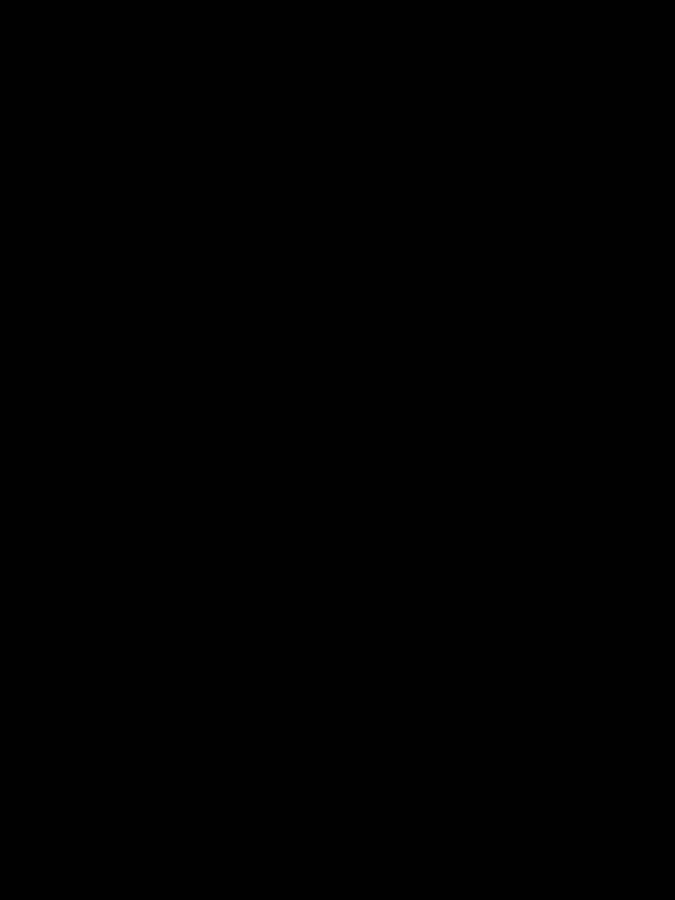
Frame 1 (no input)
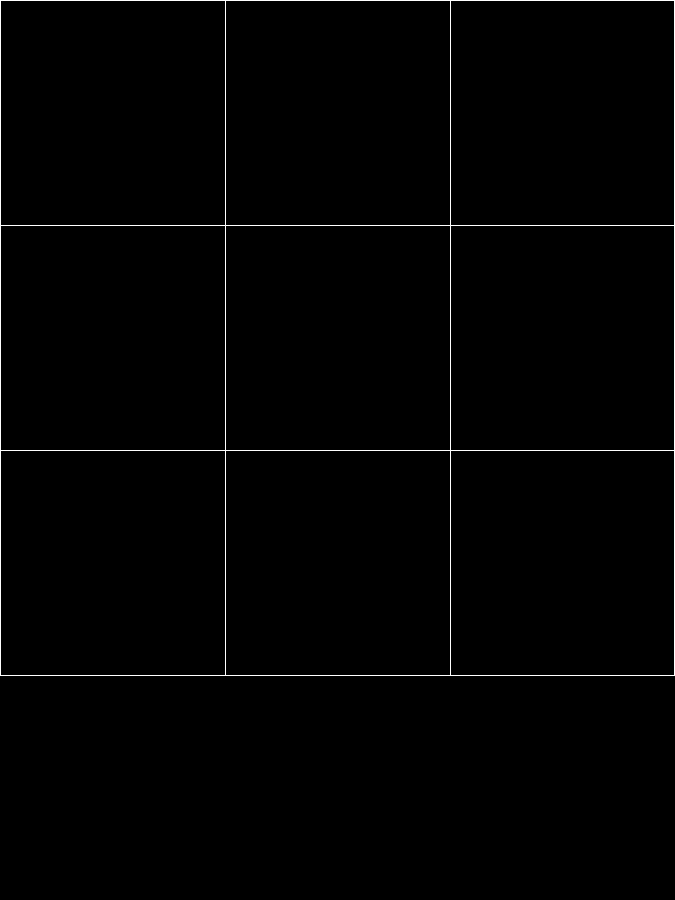
Frame 60 (the mouse pressed at the canvas centre just before this capture)
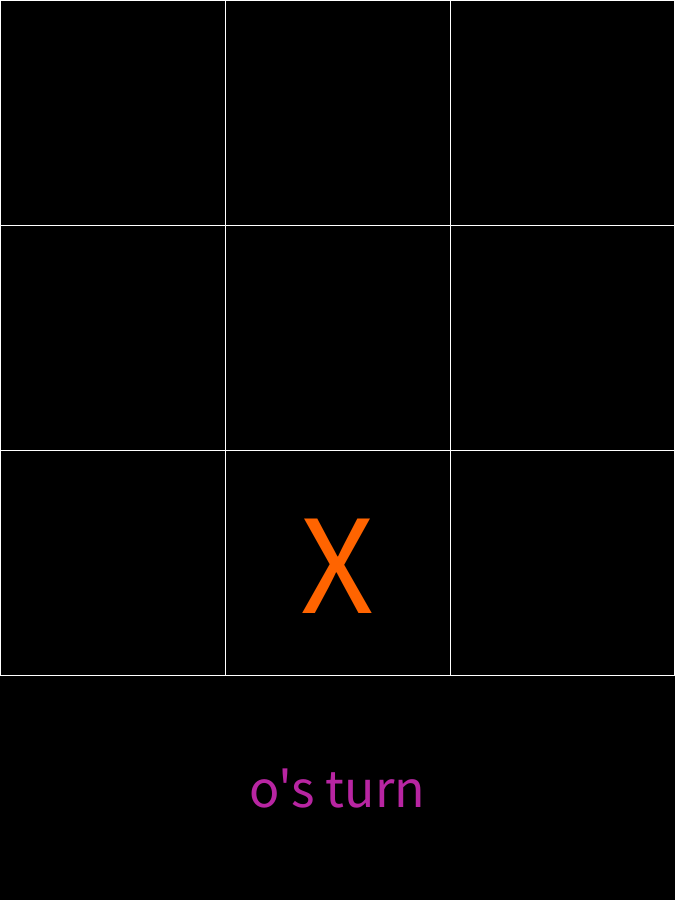
Frame 120 (the mouse held since frame 60 and released just before this capture)

The Processing sketch that drew these frames (run headless with seeded random() and noise(); from frame 60 on, the mouse is pressed at the canvas centre):

// Processing sketch: TicTacToe
// ── TicTacToe.pde
/* Program for playing tic-tac-toe. For now, everything is command line based.
   Switches between x turn and o turn. Use number keys to select where symbol
   is placed.
   -------
   |1|2|3|
   -------
   |4|5|6|
   -------
   |7|8|9|
   -------
   If it's x's turn, pressing '1' places an x in the space marked 1.
*/

//3x3 tic-tac-toe board
char[][] board = {{' ', ' ', ' '}, {' ', ' ', ' '}, {' ', ' ', ' '}};

/* winRows represents possible winning rows corresponding to each space
   i.e. board[0][1] can make a win with board[0][0] and board[0][2] 
   or with board[1][1] and board[2][1], so winRows[0][1] consists of
   {0, 0, 0, 2} and {1, 1, 2, 1}
*/
//There's probably a more efficient way to store this but idc
int[][][][] winRows = {{{{1, 0, 2, 0}, {1, 1, 2, 2}, {0, 1, 0, 2}},             //winning rows for board[0][0]
                      {{0, 0, 0, 2}, {1, 1, 2, 1}},                             //winning rows for board[0][1]
                      {{1, 2, 2, 2}, {1, 1, 2, 0}, {0, 1, 0, 0}}},              //winning rows for board[0][2]
                      {{{0, 0, 2, 0}, {1, 1, 1, 2}},                            //winning rows for board[1][0]
                      {{0, 1, 2, 1}, {1, 0, 1, 2}, {0, 0, 2, 2}, {0, 2, 2, 0}}, //winning rows for board[1][1]
                      {{0, 2, 2, 2}, {1, 0, 1, 1}}},                            //winning rows for board[1][2]
                      {{{1, 0, 0, 0}, {2, 1, 2, 2}, {1, 1, 0, 2}},              //winning rows for board[2][0]
                      {{1, 1, 0, 1}, {2, 0, 2, 2}},                             //winning rows for board[2][1]
                      {{1, 2, 0, 2}, {2, 1, 2, 0}, {1, 1, 0, 0}}}};             //winning rows for board[2][2]
                     
//used for board layout in console
String line = "\n-------\n";

//Screen Size
int height = 900;
int width = 3*height/4;

//Default Colors
color xColor = color(255,100,0);
color oColor = color(184, 37, 162);
color lineColor = color(255);
color drawColor = color(212, 40, 98);
color winColor = color(24, 214, 144);

//Font Sizes
int smallFont = int(width/12);
int mediumFont = int(width/9.375);
int largeFont = int(width/4.6875);

//possible symbols to be added to board
char[] players = {'x', 'o'};
//index of players array, represents whose turn it is
int player;

// Checks if game is over
boolean gameOver = false;

//represents what number turn it is. when >8, game is a draw
int turn;

//message for label
String message = "x's turn";
color messageColour = color(xColor);

//Apply screen size settings at startup
void settings(){
  size(width,height);
}

void setup() {
  turn = 1;
  //start game on x's turn
  player = 0;
  printBoard();
  print(players[player] + "'s turn\n");
  
  textSize(mediumFont);
  textAlign(CENTER, CENTER);
  
}

void draw(){
  background(0);
  
  //Call draw functions
  drawGrid();
  drawSymbols();
  drawLabel();
}

//Function draws a grid
void drawGrid(){
  noFill();
  rect(0, 0, width-1, 3 * height/4);
  line(width/3, 0, width/3, 3*height/4);
  line(2*width/3 ,0 ,2*width/3 ,3*height/4);
  line(0 ,height/4 ,width ,height/4);
  line(0 ,height/2 ,width ,height/2);
  line(0 ,3*height/4 ,width ,3*height/4);
  stroke(lineColor);
  
}

//Function draws symbols if they exist
void drawSymbols() {
  textSize(largeFont);
  for (int i = 0; i < 3; i++) {
    for (int j = 0; j < 3; j++) {
      if (board[i][j] == 'x') {
        fill(xColor); //X's are blue
        text("X", j * (width/3) + (width/6), i * (width/3) + (width/6));
      } else if (board[i][j] == 'o') {
        fill(oColor); //O's are red
        text("O", j * (width/3) + (width/6), i * (width/3) + (width/6));
      }
    }
  }
}

//Function draws the bottom label
void drawLabel(){
  textSize(smallFont);
  fill(messageColour);
  text(message, width/2, 7*height/8);
}


void keyPressed() {
  switch(key) {
    
    case '1':
      if(board[0][0] == ' ') placeSymbol(0, 0);
      break;
    case '2':
      if(board[0][1] == ' ') placeSymbol(0, 1);
      break;
    case '3':
      if(board[0][2] == ' ') placeSymbol(0, 2);
      break;
    case '4':
      if(board[1][0] == ' ') placeSymbol(1, 0);
      break;
    case '5':
      if(board[1][1] == ' ') placeSymbol(1, 1);
      break;
    case '6':
      if(board[1][2] == ' ') placeSymbol(1, 2);
      break;
    case '7':
      if(board[2][0] == ' ') placeSymbol(2, 0);
      break;
    case '8':
      if(board[2][1] == ' ') placeSymbol(2, 1);
      break;
    case '9':
      if(board[2][2] == ' ') placeSymbol(2, 2);
      break;
    case 'r':
      resetBoard();
      break;
    case 'e':
      System.exit(0);
      break;
  }
}

//Clicking on board sets symbol in corresponding box
void mousePressed() {
  if (mouseY < (3*height/4)) {
    int col = mouseX / (width / 3);
    int row = mouseY / (height / 4);
    
    if (board[row][col] == ' ') { //<>//
      placeSymbol(row, col);
    }
  }
}

void placeSymbol(int x, int y) {
  
  //If game is over don't allow symbol to be placed
  if(gameOver){return;}
  
   board[x][y] = players[player];
   printBoard();
   turn++;
  
  if(checkWin(x, y, players[player])) {
    gameOver = true;
    textSize(smallFont);
    messageColour = color(winColor);
    message = players[player] + " win! press 'r'\nto reset or 'e' to exit";
    print(players[player] + " win! press 'r' to reset or 'e' to exit\n");
  }
  else if(turn > 9) {
    textSize(smallFont);
    messageColour = color(drawColor);
    message = "draw. press 'r'\nto reset or 'e' to exit";
    print("draw. press 'r' to reset or 'e' to exit\n");
  }
  else {
    player = (player+1)%players.length;
    message = players[player] + "'s turn";
    if(players[player] == 'x'){
      messageColour = xColor;
    } else {
      messageColour = oColor;
    }
    
    print(players[player] + "'s turn\n");
  }
}

boolean checkWin(int x, int y, char player) {
  boolean win = false;
  int[][] check = winRows[x][y];
  for(int i = 0; i < check.length; i++) {
    if(board[check[i][0]][check[i][1]] == player && board[check[i][2]][check[i][3]] == player) {
      win = true;
      break;
    }
  }
  return win;
}

void printBoard() {
  print(line);
  for(int i = 0; i < board.length; i++) {
    print("|");
    for(int j = 0; j < board[i].length; j++) {
      print(board[i][j] + "|");
    }
    print(line);
  }
}

void resetBoard() {
  for(int i = 0; i < board.length; i++) {
    for(int j = 0; j < board[i].length; j++) {
      board[i][j] = ' ';
    }
  }
  turn = 1;
  player = 0;
  gameOver = false;
  printBoard();
  
  if(players[player] == 'x'){
    messageColour = color(xColor);
  } else {
    messageColour = color(oColor);
  }
  
  textSize(mediumFont);
  message = players[player] + "'s turn";
  print(players[player] + "'s turn");
}
